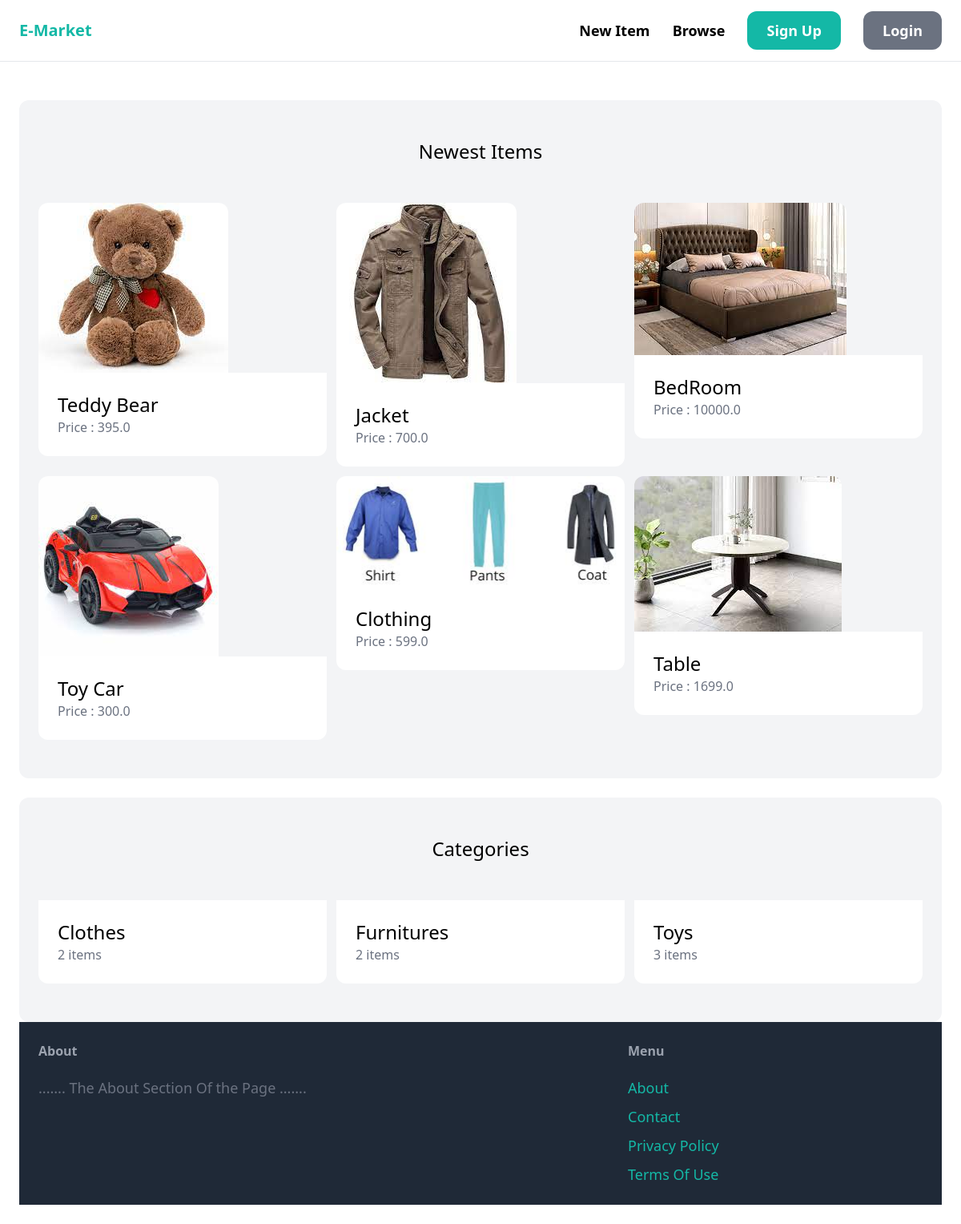
The page / on the database its author committed.
### item/models.py (models this page shows, shortened)
class Item(models.Model):
    category = models.ForeignKey(Category, related_name = "items", on_delete=models.CASCADE)
    name = models.CharField(max_length = 255)
    description = models.TextField(blank=True , null = True)
    price = models.FloatField()
    image = models.ImageField(upload_to="item_images", blank=True , null=True)
    is_sold = models.BooleanField(default = False)
    created_by = models.ForeignKey(User , related_name = "items" , on_delete=models.CASCADE)
    created_at = models.DateTimeField(auto_now_add=True)

class Category(models.Model):
    name = models.CharField(max_length = 255)
    class Meta:
        ordering = ("name" ,)
        verbose_name_plural = "Categories"

### core/views.py (the view)
# urls.py: path("", views.index , name="index"),
def index(request):
    items = Item.objects.filter(is_sold = False)[0:6]
    categories = Category.objects.all()
    return render(request,'core/index.html',{
        "categories" : categories,
        "items" : items,
    })

### core/templates/core/index.html (shortened to what this page needs)
{% extends "core/base.html" %}
{% block content %}
    <div class="mt-6 px-6 py-12 bg-gray-100 rounded-xl">
        <h2 class="mb-12 text-2xl text-center">Newest Items</h2>
        <div class="grid grid-cols-3 gap-3">
            {% for item in items  %}
                <div>
                    <a href="{% url 'item:detail' item.id %}">
                        <div>
                            <img src="{{ item.image.url}}" class="rounded-t-xl">
                        </div>
                        <div class ="p-6 bg-white rounded-b-xl">
                            <h2 class="text-2xl">{{item.name}}</h2>
                            <p class = "text-gray-500">Price : {{item.price}}</p>
                        </div>
                    </a>
                </div>
            {% endfor %}
        </div>
    </div>
    <div class="mt-6 px-6 py-12 bg-gray-100 rounded-xl">
        <h2 class="mb-12 text-2xl text-center">Categories</h2>
        <div class="grid grid-cols-3 gap-3">
            {% for category in categories %}
                <div class ="p-6 bg-white rounded-b-xl">
                    <h2 class="text-2xl">{{category.name}}</h2>
                    <p class = "text-gray-500">{{category.items.count}} items</p>
                </div>
            {% endfor %}
        </div>
{% endblock content %}

### core/templates/core/base.html (shortened to what this page needs)
<!DOCTYPE html>
<html lang="en">
<html>
    <head>
        <script src="https://cdn.tailwindcss.com"></script>
    </head>
    <body>
        <nav class="py-6 px-6 flex justify-between item-center border-b border-gray-200">
            <a href="/" class="text-xl font-semibold text-teal-500">E-Market</a>
            <div class="space-x-6">
                <a href="{% url "item:new" %}" class="text-lg font-semibold hover:text-gray-500">New Item</a>
                <a href="{% url "item:items" %}" class="text-lg font-semibold hover:text-gray-500">Browse</a>
                {% if request.user.is_authenticated %}
                    <a href="{% url "conversation:inbox" %}" class="px-6 py-3 text-lg font-semibold bg-teal-500 text-white rounded-xl hover:bg-teal-700">Inbox</a>
                    <a href="{% url "dashboard:index" %}" class="px-6 py-3 text-lg font-semibold bg-gray-500 text-white rounded-xl hover:bg-gray-700">Dashboard</a>
                    <a href="{% url "core:logout" %}" class="px-6 py-3 text-lg font-semibold bg-red-500 text-white rounded-xl hover:bg-red-700">Log out</a>
                {% else %}
                    <a href="{% url "core:signup" %}" class="px-6 py-3 text-lg font-semibold bg-teal-500 text-white rounded-xl hover:bg-teal-700">Sign Up</a>
                    <a href="{% url "core:login" %}" class="px-6 py-3 text-lg font-semibold bg-gray-500 text-white rounded-xl hover:bg-gray-700">Login</a>
                {% endif %}
                </div>
        </nav>
        <div class = "px-6 py-6">
            {% block content %}
            {% endblock content %}
        </div>
        <footer class="py-6 px-6 flex justify-between bg-gray-800">
            <div class="w-2/3 pr-10">
                <h3 class="mb-5 font-semibold text-gray-400">About</h3>
                <p class="text-lg text-gray-500">....... The About Section Of the Page .......</p>
            </div>
            <div class="w-1/3">
                <h3 class="mb-5 font-semibold text-gray-400">Menu</h3>
                <ul class="space-y-2">
                    <li><a href="#" class="text-lg text-teal-500 hover:text-teal-700">About</a></li>
                    <li><a href="{% url "core:contact" %}" class="text-lg text-teal-500 hover:text-teal-700">Contact</a></li>
                    <li><a href="#" class="text-lg text-teal-500 hover:text-teal-700">Privacy Policy</a></li>
                    <li><a href="#" class="text-lg text-teal-500 hover:text-teal-700">Terms Of Use</a></li>
                </ul>
            </div>
        </footer>
    </body>
</html>

### rows shown on the page
Item: image (picture), name "Teddy Bear", price "395.0"
Item: image (picture), name "Jacket", price "700.0"
Item: image (picture), name "BedRoom", price "10000.0"
Item: image (picture), name "Toy Car", price "300.0"
Item: image (picture), name "Clothing", price "599.0"
Item: image (picture), name "Table", price "1699.0"
Category: name "Clothes", items.count "2"
Category: name "Furnitures", items.count "2"
Category: name "Toys", items.count "3"
